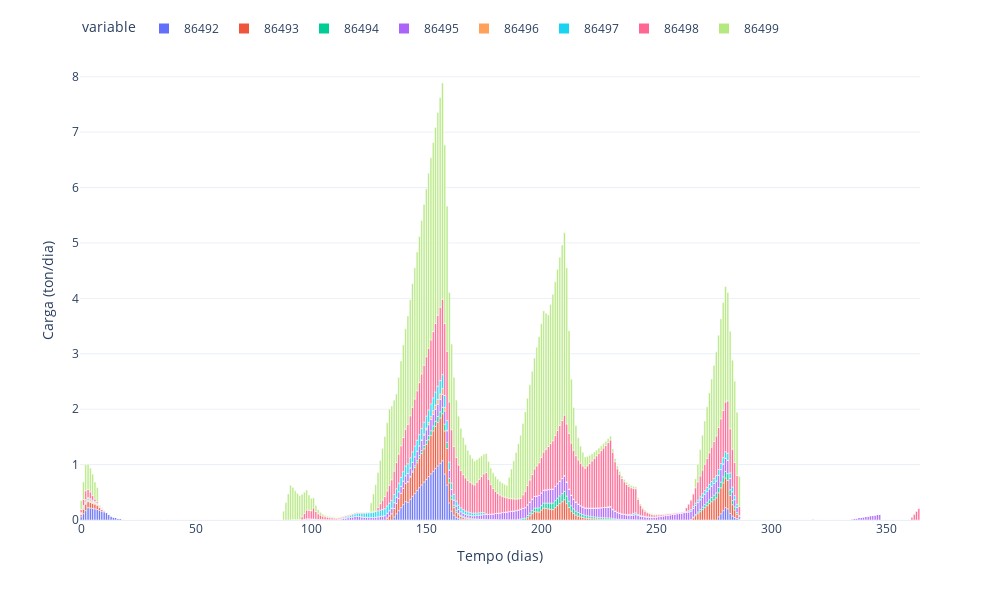

Notebook code for this chart:
### Markdown cell above
### Gráfico de Buildup para o ano de 2012

x = tempo (dias); x0 = 01/01/2012

y = Buildup (kg/dia)

### Code cell
fig = df_Bu_ton[:365].plot.bar()

fig.update_yaxes(title_text='Carga (ton/dia)', secondary_y=False)
fig.update_layout(xaxis_title='Tempo (dias)', font=dict(size=12), legend=dict(y=1.1, orientation='h', itemsizing='constant'))
fig.update_layout(
    font=dict(size=12),
    width=1000,
    height=600
)

fig.show()

### Figure 1 — Plotly figure (JSON) as saved in the notebook; plotly's stock layout.template omitted (floating-point values rounded to 4 significant figures; data arrays with more than 128 entries replaced by an {"elided": "..."} marker saying what was removed)
{"data": [{"alignmentgroup": "True", "hovertemplate": "variable=86492<br>index=%{x}<br>value=%{y}<extra></extra>", "legendgroup": "86492", "marker": {"color": "#636efa", "pattern": {"shape": ""}}, "name": "86492", "offsetgroup": "86492", "orientation": "v", "showlegend": true, "textposition": "auto", "type": "bar", "x": {"elided": "365 int values"}, "xaxis": "x", "y": {"elided": "365 float values"}, "yaxis": "y"}, {"alignmentgroup": "True", "hovertemplate": "variable=86493<br>index=%{x}<br>value=%{y}<extra></extra>", "legendgroup": "86493", "marker": {"color": "#EF553B", "pattern": {"shape": ""}}, "name": "86493", "offsetgroup": "86493", "orientation": "v", "showlegend": true, "textposition": "auto", "type": "bar", "x": {"elided": "365 int values"}, "xaxis": "x", "y": {"elided": "365 float values"}, "yaxis": "y"}, {"alignmentgroup": "True", "hovertemplate": "variable=86494<br>index=%{x}<br>value=%{y}<extra></extra>", "legendgroup": "86494", "marker": {"color": "#00cc96", "pattern": {"shape": ""}}, "name": "86494", "offsetgroup": "86494", "orientation": "v", "showlegend": true, "textposition": "auto", "type": "bar", "x": {"elided": "365 int values"}, "xaxis": "x", "y": {"elided": "365 float values"}, "yaxis": "y"}, {"alignmentgroup": "True", "hovertemplate": "variable=86495<br>index=%{x}<br>value=%{y}<extra></extra>", "legendgroup": "86495", "marker": {"color": "#ab63fa", "pattern": {"shape": ""}}, "name": "86495", "offsetgroup": "86495", "orientation": "v", "showlegend": true, "textposition": "auto", "type": "bar", "x": {"elided": "365 int values"}, "xaxis": "x", "y": {"elided": "365 float values"}, "yaxis": "y"}, {"alignmentgroup": "True", "hovertemplate": "variable=86496<br>index=%{x}<br>value=%{y}<extra></extra>", "legendgroup": "86496", "marker": {"color": "#FFA15A", "pattern": {"shape": ""}}, "name": "86496", "offsetgroup": "86496", "orientation": "v", "showlegend": true, "textposition": "auto", "type": "bar", "x": {"elided": "365 int values"}, "xaxis": "x", "y": {"elided": "365 float values"}, "yaxis": "y"}, {"alignmentgroup": "True", "hovertemplate": "variable=86497<br>index=%{x}<br>value=%{y}<extra></extra>", "legendgroup": "86497", "marker": {"color": "#19d3f3", "pattern": {"shape": ""}}, "name": "86497", "offsetgroup": "86497", "orientation": "v", "showlegend": true, "textposition": "auto", "type": "bar", "x": {"elided": "365 int values"}, "xaxis": "x", "y": {"elided": "365 float values"}, "yaxis": "y"}, {"alignmentgroup": "True", "hovertemplate": "variable=86498<br>index=%{x}<br>value=%{y}<extra></extra>", "legendgroup": "86498", "marker": {"color": "#FF6692", "pattern": {"shape": ""}}, "name": "86498", "offsetgroup": "86498", "orientation": "v", "showlegend": true, "textposition": "auto", "type": "bar", "x": {"elided": "365 int values"}, "xaxis": "x", "y": {"elided": "365 float values"}, "yaxis": "y"}, {"alignmentgroup": "True", "hovertemplate": "variable=86499<br>index=%{x}<br>value=%{y}<extra></extra>", "legendgroup": "86499", "marker": {"color": "#B6E880", "pattern": {"shape": ""}}, "name": "86499", "offsetgroup": "86499", "orientation": "v", "showlegend": true, "textposition": "auto", "type": "bar", "x": {"elided": "365 int values"}, "xaxis": "x", "y": {"elided": "365 float values"}, "yaxis": "y"}], "layout": {"barmode": "relative", "font": {"size": 12}, "height": 600, "legend": {"itemsizing": "constant", "orientation": "h", "title": {"text": "variable"}, "tracegroupgap": 0, "y": 1.1}, "margin": {"t": 60}, "width": 1000, "xaxis": {"anchor": "y", "domain": [0, 1], "title": {"text": "Tempo (dias)"}}, "yaxis": {"anchor": "x", "domain": [0, 1], "title": {"text": "Carga (ton/dia)"}}}}
